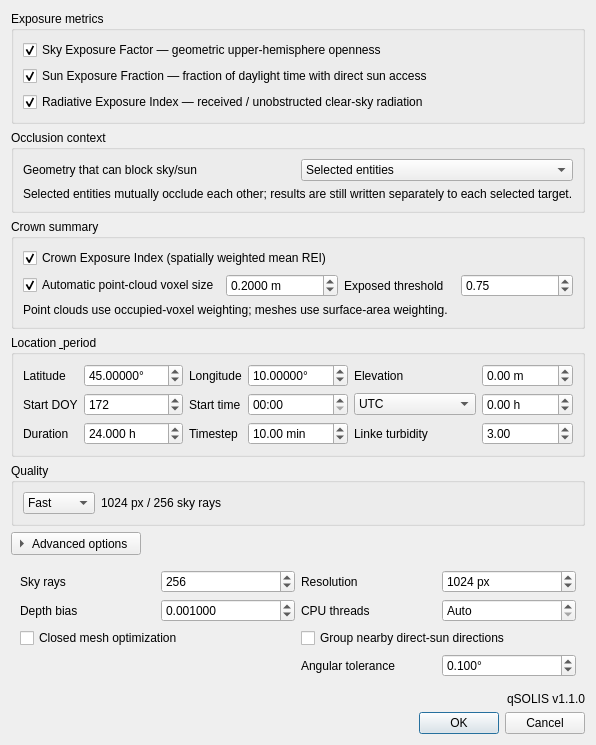
<?xml version="1.0" encoding="UTF-8"?>
<ui version="4.0">
 <class>SOLISExposureDialog</class>
 <widget class="QDialog" name="SOLISExposureDialog">
  <property name="windowTitle"><string>SOLIS Canopy Exposure</string></property>
  <layout class="QVBoxLayout" name="verticalLayout">
   <item><widget class="QGroupBox" name="metricsGroupBox"><property name="title"><string>Exposure metrics</string></property><layout class="QVBoxLayout" name="metricsLayout">
    <item><widget class="QCheckBox" name="skyCheckBox"><property name="text"><string>Sky Exposure Factor — geometric upper-hemisphere openness</string></property><property name="checked"><bool>true</bool></property></widget></item>
    <item><widget class="QCheckBox" name="sunCheckBox"><property name="text"><string>Sun Exposure Fraction — fraction of daylight time with direct sun access</string></property><property name="checked"><bool>true</bool></property></widget></item>
    <item><widget class="QCheckBox" name="radiativeCheckBox"><property name="text"><string>Radiative Exposure Index — received / unobstructed clear-sky radiation</string></property><property name="checked"><bool>true</bool></property></widget></item>
   </layout></widget></item>
   <item><widget class="QGroupBox" name="contextGroupBox"><property name="title"><string>Occlusion context</string></property><layout class="QGridLayout" name="contextGrid">
    <item row="0" column="0"><widget class="QLabel" name="contextLabel"><property name="text"><string>Geometry that can block sky/sun</string></property></widget></item>
    <item row="0" column="1"><widget class="QComboBox" name="contextComboBox"><property name="currentIndex"><number>1</number></property>
     <item><property name="text"><string>Target only</string></property></item>
     <item><property name="text"><string>Selected entities</string></property></item>
     <item><property name="text"><string>All visible entities</string></property></item>
    </widget></item>
    <item row="1" column="0" colspan="2"><widget class="QLabel" name="contextHintLabel"><property name="text"><string>Selected entities mutually occlude each other; results are still written separately to each selected target.</string></property><property name="wordWrap"><bool>true</bool></property></widget></item>
   </layout></widget></item>
   <item><widget class="QGroupBox" name="crownGroupBox"><property name="title"><string>Crown summary</string></property><layout class="QGridLayout" name="crownGrid">
    <item row="0" column="0" colspan="4"><widget class="QCheckBox" name="crownSummaryCheckBox"><property name="text"><string>Crown Exposure Index (spatially weighted mean REI)</string></property><property name="checked"><bool>true</bool></property></widget></item>
    <item row="1" column="0"><widget class="QCheckBox" name="voxelAutoCheckBox"><property name="text"><string>Automatic point-cloud voxel size</string></property><property name="checked"><bool>true</bool></property></widget></item>
    <item row="1" column="1"><widget class="QDoubleSpinBox" name="voxelSizeSpinBox"><property name="minimum"><double>0.000001</double></property><property name="maximum"><double>1000000.0</double></property><property name="decimals"><number>4</number></property><property name="value"><double>0.2</double></property><property name="suffix"><string> m</string></property></widget></item>
    <item row="1" column="2"><widget class="QLabel" name="thresholdLabel"><property name="text"><string>Exposed threshold</string></property></widget></item>
    <item row="1" column="3"><widget class="QDoubleSpinBox" name="thresholdSpinBox"><property name="minimum"><double>0.0</double></property><property name="maximum"><double>1.0</double></property><property name="singleStep"><double>0.05</double></property><property name="decimals"><number>2</number></property><property name="value"><double>0.75</double></property></widget></item>
    <item row="2" column="0" colspan="4"><widget class="QLabel" name="weightingLabel"><property name="text"><string>Point clouds use occupied-voxel weighting; meshes use surface-area weighting.</string></property><property name="wordWrap"><bool>true</bool></property></widget></item>
   </layout></widget></item>
   <item><widget class="QGroupBox" name="siteGroupBox"><property name="title"><string>Location &amp; period</string></property><layout class="QGridLayout" name="siteGrid">
    <item row="0" column="0"><widget class="QLabel" name="latLabel"><property name="text"><string>Latitude</string></property></widget></item>
    <item row="0" column="1"><widget class="QDoubleSpinBox" name="latSpinBox"><property name="minimum"><double>-90</double></property><property name="maximum"><double>90</double></property><property name="decimals"><number>5</number></property><property name="value"><double>45</double></property><property name="suffix"><string>°</string></property></widget></item>
    <item row="0" column="2"><widget class="QLabel" name="lonLabel"><property name="text"><string>Longitude</string></property></widget></item>
    <item row="0" column="3"><widget class="QDoubleSpinBox" name="lonSpinBox"><property name="minimum"><double>-180</double></property><property name="maximum"><double>180</double></property><property name="decimals"><number>5</number></property><property name="value"><double>10</double></property><property name="suffix"><string>°</string></property></widget></item>
    <item row="0" column="4"><widget class="QLabel" name="elevLabel"><property name="text"><string>Elevation</string></property></widget></item>
    <item row="0" column="5"><widget class="QDoubleSpinBox" name="elevSpinBox"><property name="minimum"><double>-500</double></property><property name="maximum"><double>10000</double></property><property name="value"><double>0</double></property><property name="suffix"><string> m</string></property></widget></item>
    <item row="1" column="0"><widget class="QLabel" name="doyLabel"><property name="text"><string>Start DOY</string></property></widget></item>
    <item row="1" column="1"><widget class="QSpinBox" name="doySpinBox"><property name="minimum"><number>1</number></property><property name="maximum"><number>366</number></property><property name="value"><number>172</number></property></widget></item>
    <item row="1" column="2"><widget class="QLabel" name="timeLabel"><property name="text"><string>Start time</string></property></widget></item>
    <item row="1" column="3"><widget class="QTimeEdit" name="timeEdit"><property name="displayFormat"><string>HH:mm</string></property><property name="time"><time><hour>0</hour><minute>0</minute><second>0</second></time></property></widget></item>
    <item row="1" column="4"><widget class="QComboBox" name="timeModeComboBox"><item><property name="text"><string>UTC</string></property></item><item><property name="text"><string>Local fixed offset</string></property></item></widget></item>
    <item row="1" column="5"><widget class="QDoubleSpinBox" name="utcOffsetSpinBox"><property name="minimum"><double>-14</double></property><property name="maximum"><double>14</double></property><property name="singleStep"><double>0.5</double></property><property name="suffix"><string> h</string></property></widget></item>
    <item row="2" column="0"><widget class="QLabel" name="durationLabel"><property name="text"><string>Duration</string></property></widget></item>
    <item row="2" column="1"><widget class="QDoubleSpinBox" name="durationSpinBox"><property name="minimum"><double>0</double></property><property name="maximum"><double>8760</double></property><property name="decimals"><number>3</number></property><property name="value"><double>24</double></property><property name="suffix"><string> h</string></property><property name="specialValueText"><string>Instantaneous</string></property></widget></item>
    <item row="2" column="2"><widget class="QLabel" name="timestepLabel"><property name="text"><string>Timestep</string></property></widget></item>
    <item row="2" column="3"><widget class="QDoubleSpinBox" name="timestepSpinBox"><property name="minimum"><double>0.01</double></property><property name="maximum"><double>10080</double></property><property name="decimals"><number>2</number></property><property name="value"><double>10</double></property><property name="suffix"><string> min</string></property></widget></item>
    <item row="2" column="4"><widget class="QLabel" name="linkeLabel"><property name="text"><string>Linke turbidity</string></property></widget></item>
    <item row="2" column="5"><widget class="QDoubleSpinBox" name="linkeSpinBox"><property name="minimum"><double>1</double></property><property name="maximum"><double>12</double></property><property name="singleStep"><double>0.1</double></property><property name="value"><double>3</double></property></widget></item>
   </layout></widget></item>
   <item><widget class="QGroupBox" name="qualityGroupBox"><property name="title"><string>Quality</string></property><layout class="QHBoxLayout" name="qualityLayout">
    <item><widget class="QComboBox" name="qualityComboBox"><item><property name="text"><string>Fast</string></property></item><item><property name="text"><string>Normal</string></property></item><item><property name="text"><string>High</string></property></item><item><property name="text"><string>Custom</string></property></item></widget></item>
    <item><widget class="QLabel" name="qualitySummaryLabel"><property name="text"><string>1024 px / 256 sky rays</string></property></widget></item>
    <item><spacer name="qualitySpacer"><property name="orientation"><enum>Qt::Horizontal</enum></property><property name="sizeHint" stdset="0"><size><width>40</width><height>20</height></size></property></spacer></item>
   </layout></widget></item>
   <item><widget class="QToolButton" name="advancedButton"><property name="text"><string>Advanced options</string></property><property name="checkable"><bool>true</bool></property><property name="toolButtonStyle"><enum>Qt::ToolButtonTextBesideIcon</enum></property><property name="arrowType"><enum>Qt::RightArrow</enum></property></widget></item>
   <item><widget class="QWidget" name="advancedPanel" native="true"><property name="visible"><bool>false</bool></property><layout class="QGridLayout" name="advancedGrid">
    <item row="0" column="0"><widget class="QLabel" name="raysLabel"><property name="text"><string>Sky rays</string></property></widget></item><item row="0" column="1"><widget class="QSpinBox" name="raysSpinBox"><property name="minimum"><number>1</number></property><property name="maximum"><number>65536</number></property><property name="value"><number>256</number></property></widget></item>
    <item row="0" column="2"><widget class="QLabel" name="resolutionLabel"><property name="text"><string>Resolution</string></property></widget></item><item row="0" column="3"><widget class="QSpinBox" name="resolutionSpinBox"><property name="minimum"><number>64</number></property><property name="maximum"><number>16384</number></property><property name="value"><number>1024</number></property><property name="suffix"><string> px</string></property></widget></item>
    <item row="1" column="0"><widget class="QLabel" name="depthLabel"><property name="text"><string>Depth bias</string></property></widget></item><item row="1" column="1"><widget class="QDoubleSpinBox" name="depthSpinBox"><property name="minimum"><double>0</double></property><property name="maximum"><double>0.05</double></property><property name="decimals"><number>6</number></property><property name="value"><double>0.001</double></property></widget></item>
    <item row="1" column="2"><widget class="QLabel" name="threadsLabel"><property name="text"><string>CPU threads</string></property></widget></item><item row="1" column="3"><widget class="QSpinBox" name="threadsSpinBox"><property name="minimum"><number>0</number></property><property name="maximum"><number>1024</number></property><property name="specialValueText"><string>Auto</string></property></widget></item>
    <item row="2" column="0" colspan="2"><widget class="QCheckBox" name="closedMeshCheckBox"><property name="text"><string>Closed mesh optimization</string></property></widget></item>
    <item row="2" column="2" colspan="2"><widget class="QCheckBox" name="accelCheckBox"><property name="text"><string>Group nearby direct-sun directions</string></property></widget></item>
    <item row="3" column="2"><widget class="QLabel" name="angleLabel"><property name="text"><string>Angular tolerance</string></property></widget></item><item row="3" column="3"><widget class="QDoubleSpinBox" name="angleSpinBox"><property name="minimum"><double>0</double></property><property name="maximum"><double>180</double></property><property name="decimals"><number>3</number></property><property name="value"><double>0.1</double></property><property name="suffix"><string>°</string></property></widget></item>
   </layout></widget></item>
   <item><widget class="QLabel" name="versionLabel"><property name="text"><string>qSOLIS v1.1.0</string></property><property name="alignment"><set>Qt::AlignRight|Qt::AlignTrailing|Qt::AlignVCenter</set></property></widget></item>
   <item><widget class="QDialogButtonBox" name="buttonBox"><property name="standardButtons"><set>QDialogButtonBox::Cancel|QDialogButtonBox::Ok</set></property></widget></item>
  </layout>
 </widget>
 <resources/>
 <connections>
  <connection><sender>buttonBox</sender><signal>accepted()</signal><receiver>SOLISExposureDialog</receiver><slot>accept()</slot></connection>
  <connection><sender>buttonBox</sender><signal>rejected()</signal><receiver>SOLISExposureDialog</receiver><slot>reject()</slot></connection>
 </connections>
</ui>
